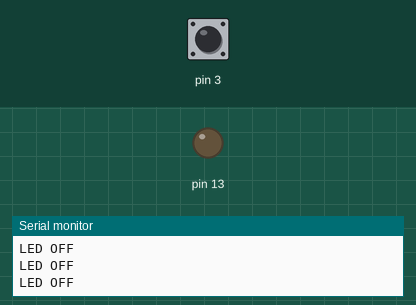
Simulated run of this sketch. Board: Arduino Uno, built with avr-gcc and run on an emulated ATmega328P. Shown: output pins drawn as LEDs (lit = HIGH), the last lines printed to the serial monitor. Dashed ring = blinking. The test bench sets the inputs (shaded band); at power-on: pin 3 HIGH.

Above: at 1.2 s.
1.3 s: pin 3 pulled LOW for 0.15 s
At 1.38 s:
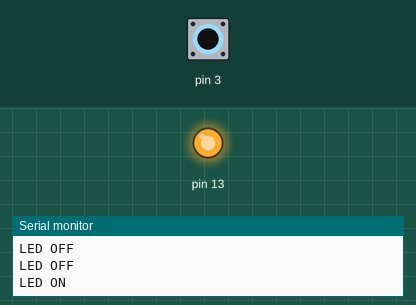
2.9 s: pin 3 pulled LOW for 1 s
At 5.1 s:
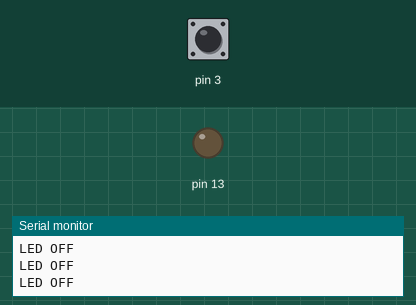
6.9 s: pin 3 pulsed LOW 2 times (0.12 s each, 0.3 s apart)
At 6.96 s:
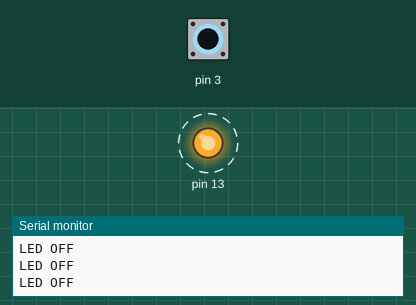
10.5 s: pin 3 driven LOW
At 11.2 s:
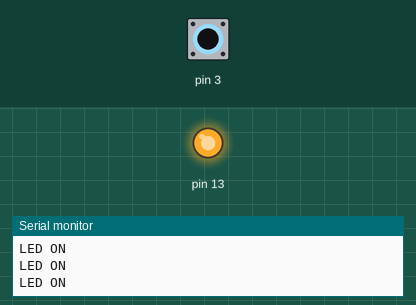
13.5 s: pin 3 driven HIGH
At 14.8 s:
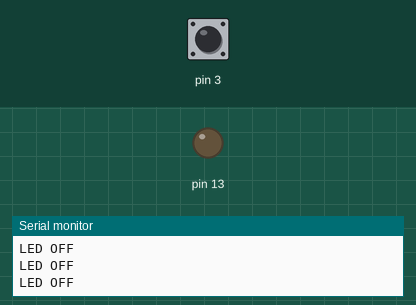
Timing chart, 0 to 16.5 s (numbered marks = the images above; inputs shaded):
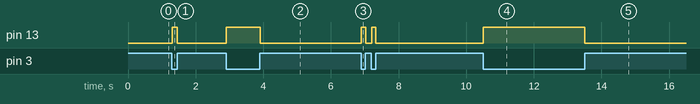

The sketch:

switch.ino
```cpp
void setup() {
  // put your setup code here, to run once:
 Serial.begin(9600);
 pinMode(13,OUTPUT);
 pinMode(3,INPUT_PULLUP);
}

void loop() {
  // put your main code here, to run repeatedly:

 int value;

 value=digitalRead(3);

 if(value==0){
 // LED on
 digitalWrite(13,HIGH);
 Serial.println("LED ON");
 }else{
  // LED off
  digitalWrite(13,LOW);
  Serial.println("LED OFF");

}
}
```

Measured:
- after the input at 1.3 s, pin 13: LOW → HIGH at once, → LOW 0.15 s later
- after the input at 2.9 s, pin 13: LOW → HIGH at once, → LOW 1.0 s later
- after the input at 6.9 s, pin 13: alternates HIGH for 0.12 s and LOW for 0.18 s, 4 changes in all, then stays LOW, starting at once
- after the input at 10.5 s, pin 13: LOW → HIGH at once
- after the input at 13.5 s, pin 13: HIGH → LOW at once
